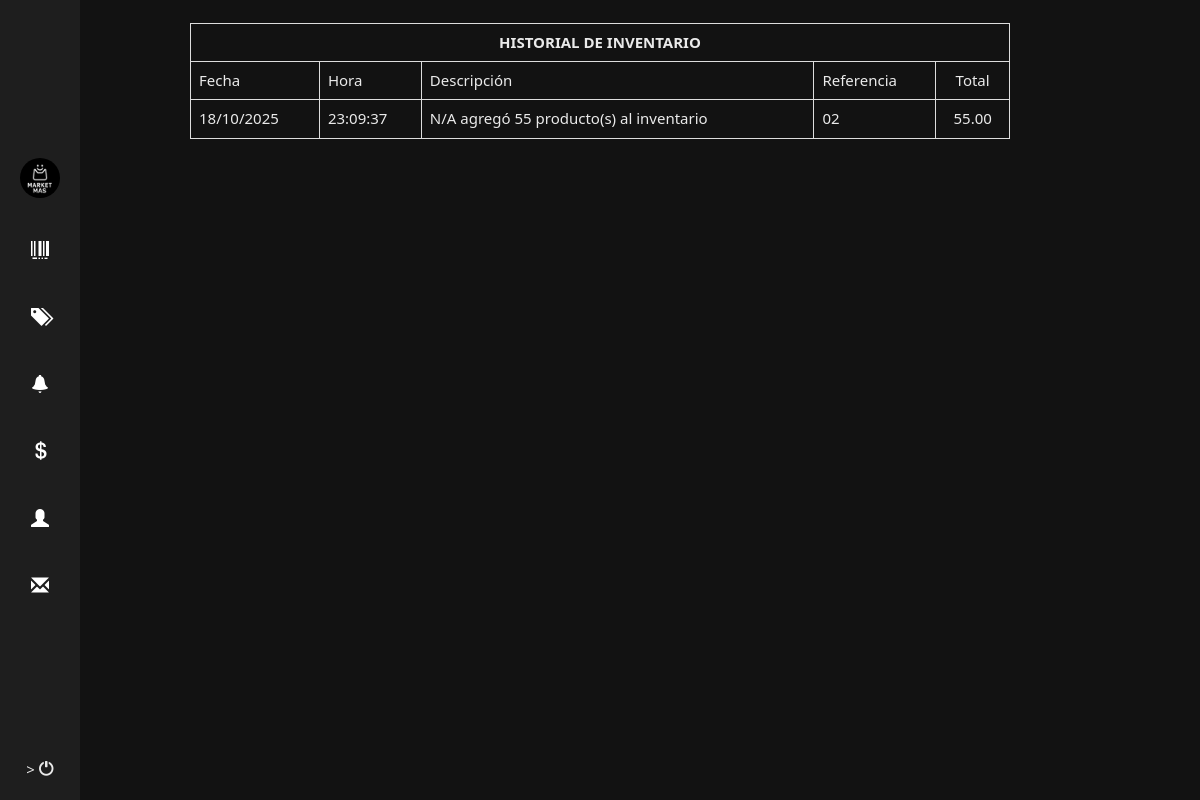
The app's page /producto.php?id=22 (signed in) with its own data.
### tables this page shows
CREATE TABLE `historial` (
  `id_historial` int(11) NOT NULL,
  `id_producto` int(11) NOT NULL,
  `user_id` int(11) NOT NULL,
  `fecha` datetime NOT NULL,
  `nota` varchar(255) NOT NULL,
  `referencia` varchar(100) NOT NULL,
  `cantidad` int(11) NOT NULL
);

### producto.php (the view, shortened to what this page needs)
<?php
	require_once ("config/conexion.php");
	if (isset($_GET['id'])){
		$id_producto=intval($_GET['id']);
	} else {
		die("Producto no existe");
	}
?>
<!DOCTYPE html>
<html lang="en">
  <head>
    <?php include("head.php");?>
  </head>
  <body>
	<?php
	include("navbar.php");
	?>
            <br>
            <div class="row">
            <div class="col-sm-8 col-sm-offset-2 text-left">
                  <div class="row">
					 <table class='table table-bordered'>
						<tr>
							<th class='text-center' colspan=5 >HISTORIAL DE INVENTARIO</th>
						</tr>
						<tr>
							<td>Fecha</td>
							<td>Hora</td>
							<td>Descripción</td>
							<td>Referencia</td>
							<td class='text-center'>Total</td>
						</tr>
						<?php
							$query=mysqli_query($con,"select * from historial where id_producto='$id_producto'");
							while ($row=mysqli_fetch_array($query)){
								?>
						<tr>
							<td><?php echo date('d/m/Y', strtotime($row['fecha']));?></td>
							<td><?php echo date('H:i:s', strtotime($row['fecha']));?></td>
							<td><?php echo $row['nota'];?></td>
							<td><?php echo $row['referencia'];?></td>
							<td class='text-center'><?php echo number_format($row['cantidad'],2);?></td>
						</tr>
								<?php
							}
						?>
					 </table>
                  </div>
				</div>
            </div>
  </body>
</html>

### css/style.css (style rules this page uses)
body { background: #121212; color: #eaeaea; font-family: "Segoe UI", Roboto, sans-serif; font-size: 15px; line-height: 1.5; }

### records on screen
historial: fecha "18/10/2025", fecha "23:09:37", nota "N/A agregó 55 producto(s) al inventario", referencia "02", cantidad "55.00"
